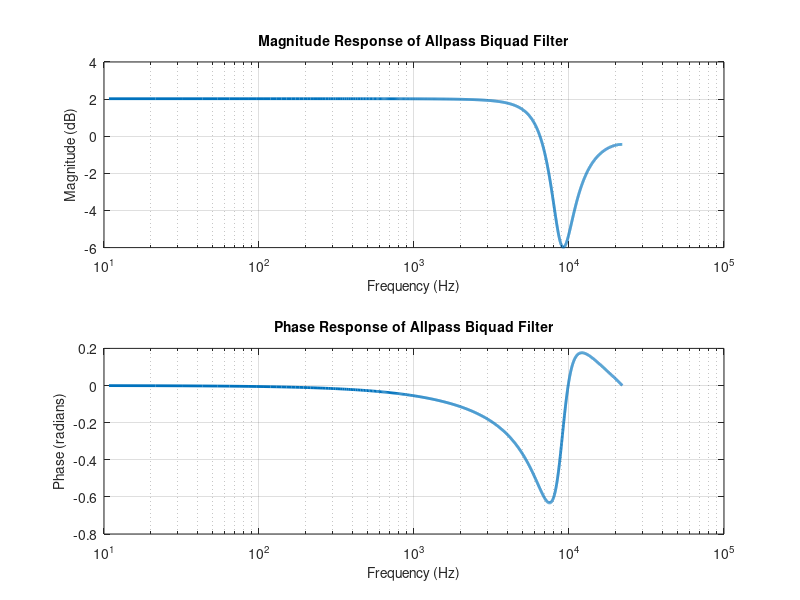

Recreate this plot in MATLAB.
% This script calculates the harmonic frequencies of a piano string taking into
% account the inharmonicity. It then simulates the phase delay introduced by
% an allpass biquad filter for two notes, A0 and C7, given their fundamental
% frequencies and inharmonicity coefficients. The loss filter is assumed to be
% a scalar and thus does not affect the phase. The phase delay for each harmonic
% is plotted for both notes, and the frequency response of the allpass filter is
% also plotted using freqz.

% Parameters
f0_A0 = 27.5; % Fundamental frequency for note A0
f0_C7 = 2093.0; % Fundamental frequency for note C7
B_A0 = 1e-4; % Inharmonicity coefficient for A0
B_C7 = 1e-3; % Inharmonicity coefficient for C7
fs = 44.1e3; % Sampling frequency

% Calculate harmonics frequencies using the inharmonicity formula
k = 1:25; % Harmonic numbers
f_k_A0 = f0_A0 * sqrt(1 + B_A0 * k.^2);
f_k_C7 = f0_C7 * sqrt(1 + B_C7 * k.^2);

% Convert frequencies to angular frequencies
omega_k_A0 = 2 * pi * f_k_A0;
omega_k_C7 = 2 * pi * f_k_C7;

% Define the allpass filter coefficients (make sure these are defined correctly)
b0 = 0.9; 
b1 = -0.44;  
b2 = 0.6;   
a0 = 1;   
a1 = -b2; % a1 is always the negative of b2
a2 = -b1; % a2 is always the negative of b1  

b = [b0, b1, b2]; % Numerator coefficients
a = [a0, a1, a2]; % Denominator coefficients

% Calculate the frequency response using freqz
[H, freq] = freqz(b, a, 2048, fs); % freqz returns frequency vector and response

% Convert the response to magnitude and phase
magResp = 20 * log10(abs(H)); % Convert magnitude to dB
phaseResp = unwrap(angle(H)); % Unwrap the phase response

% Plot the magnitude response on a logarithmic scale
figure;
subplot(2, 1, 1);
semilogx(freq, magResp, 'LineWidth', 2);
grid on;
title('Magnitude Response of Allpass Biquad Filter');
xlabel('Frequency (Hz)');
ylabel('Magnitude (dB)');

% Plot the phase response on a logarithmic scale
subplot(2, 1, 2);
semilogx(freq, phaseResp, 'LineWidth', 2);
grid on;
title('Phase Response of Allpass Biquad Filter');
xlabel('Frequency (Hz)');
ylabel('Phase (radians)');

% Set the figure properties
set(gcf, 'Color', 'w');
set(findall(gcf,'-property','FontSize'),'FontSize', 10);

% Ensure the same length for vectors before plotting
assert(length(freq) == length(phaseResp), 'Frequency and phase vectors must be the same length.');


% The first set of plots shows the magnitude and phase response of the allpass
% filter. The second set of plots shows the phase delay across the harmonics for
% notes A0 and C7. These plots can be used to analyze the effect of the allpass
% filter on the phase of each harmonic component of the piano string's vibration.
